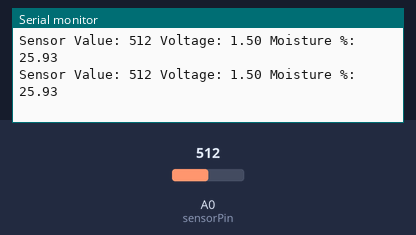
Bench run of a sketch on a simulated Arduino Uno, built with avr-gcc and run on an emulated ATmega328P. Parts: the last lines printed to the serial monitor. Inputs (shaded band) come from the test bench; at power-on: A0 (sensorPin) = 512.

Above: at 1.8 s.
1.9 s: A0 (sensorPin) set to 716
At 2.8 s:
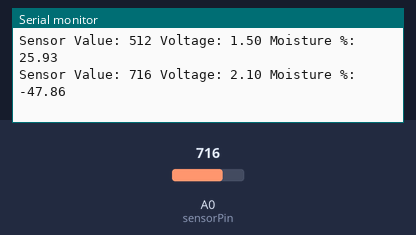
3.4 s: A0 (sensorPin) set to 900
At 4.8 s:
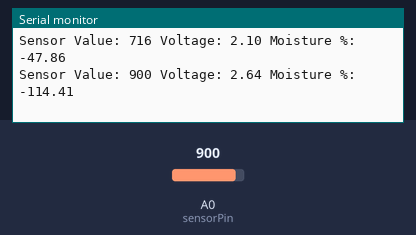
Timing chart, 0 to 6.4 s (numbered marks = the images above; inputs shaded):
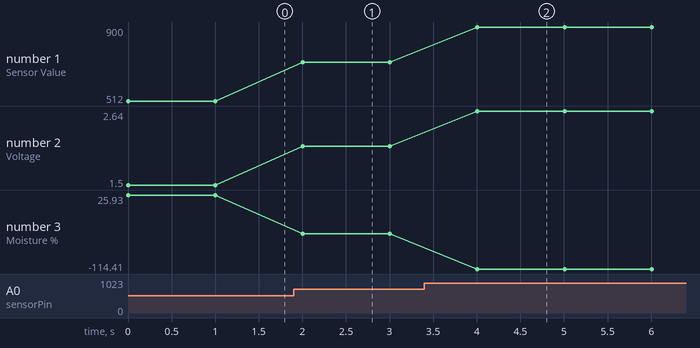

The sketch:

soil_moisture_test.ino
```cpp
/*
 * Author:  Daniel Mallia
 * Date:    3/30/2020
 * Purpose: This script is used for testing and calibrating the SongHe
 *          Capacitive Soil Moisture Sensor.
 *
 *          Reference:
 *          Operating voltage: 3.3 ~ 5.5V
 *          Output Voltage: 0 ~ 3.0V
 *
 *          Capacitance is a measure of the response of a dielectric material to
 *          an applied electrical field - how much charge can be stored on two
 *          parallel conductors due to the presence of a material in between
 *          them that is not electrically conductive.
 *
 *          The voltage output of this sensor is a proxy for the amount of
 *          capacitance. As capacitance increases (as in the presence of
 *          water), the voltage drops given their inverse relationship,
 *          described by:
 *
 *          Q = CV
 *
 *          Where V is voltage, C is capacitance, and Q is the potential
 *          difference.
 *
 *          Maximum observed voltage value: 1.71V
 *          Minimum observed voltage value: 0.90V
 */

const int sensorPin = A0;
const float max = 1.71;
const float min = 0.90;

void setup() {
  Serial.begin(9600);
}

void loop() {
  //
  int sensorVal = analogRead(sensorPin);

  float voltage = (sensorVal/1024.0) * 3.0;
  float moisture = 1 - ((voltage - min) / (max - min));

  Serial.print("Sensor Value: ");
  Serial.print(sensorVal);

  Serial.print(" Voltage: ");
  Serial.print(voltage);

  Serial.print(" Moisture %: ");
  Serial.println(100 * moisture);
  delay(1000);


}
```

Measured:
- after the input at 1.9 s, the serial monitor: prints a new line after 0.10 s (image 1)
- after the input at 3.4 s, the serial monitor: prints a new line after 0.61 s (image 2)
- plotted number 1: 512 → 716 after the input at 1.9 s, 716 → 900 after the input at 3.4 s
- plotted number 2: 1.5 → 2.1 after the input at 1.9 s, 2.1 → 2.64 after the input at 3.4 s
- plotted number 3: 25.93 → -47.86 after the input at 1.9 s, -47.86 → -114.41 after the input at 3.4 s
